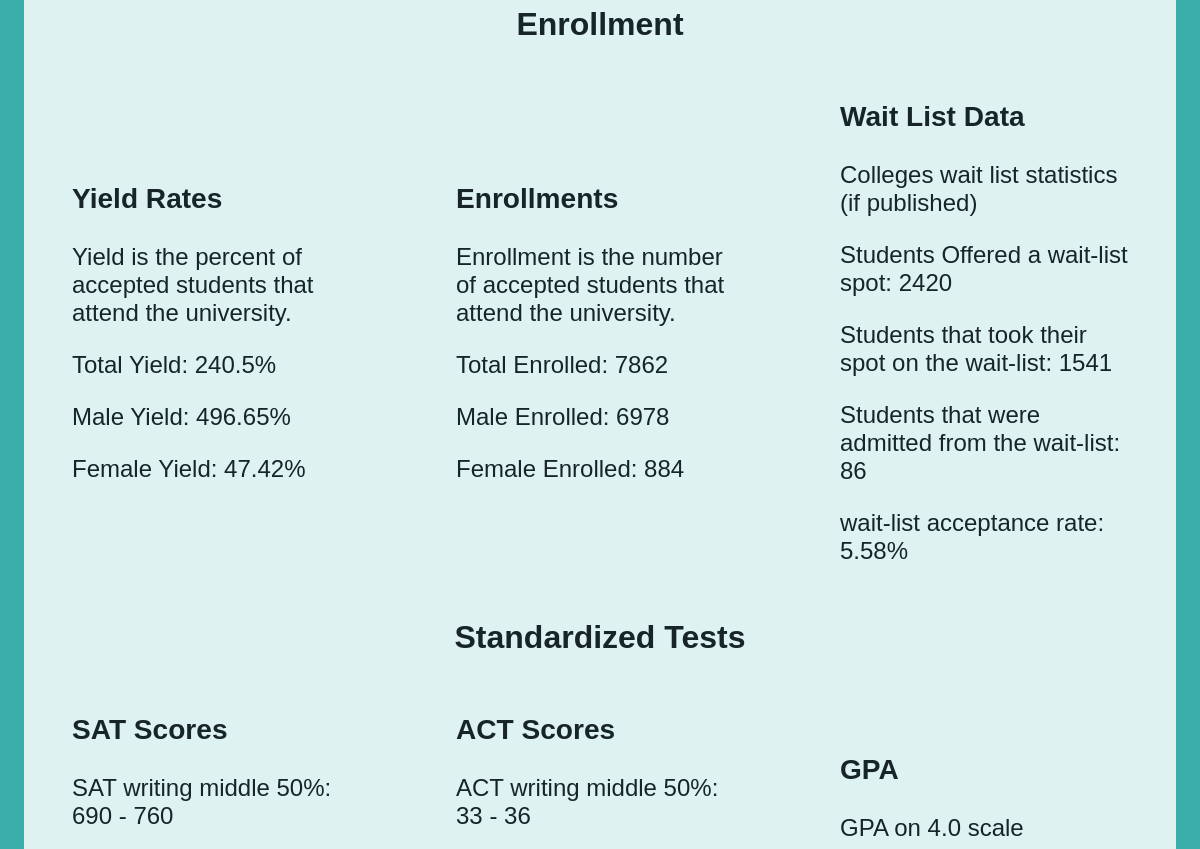
/15/ (middle part), run on an earlier commit of the app's database.
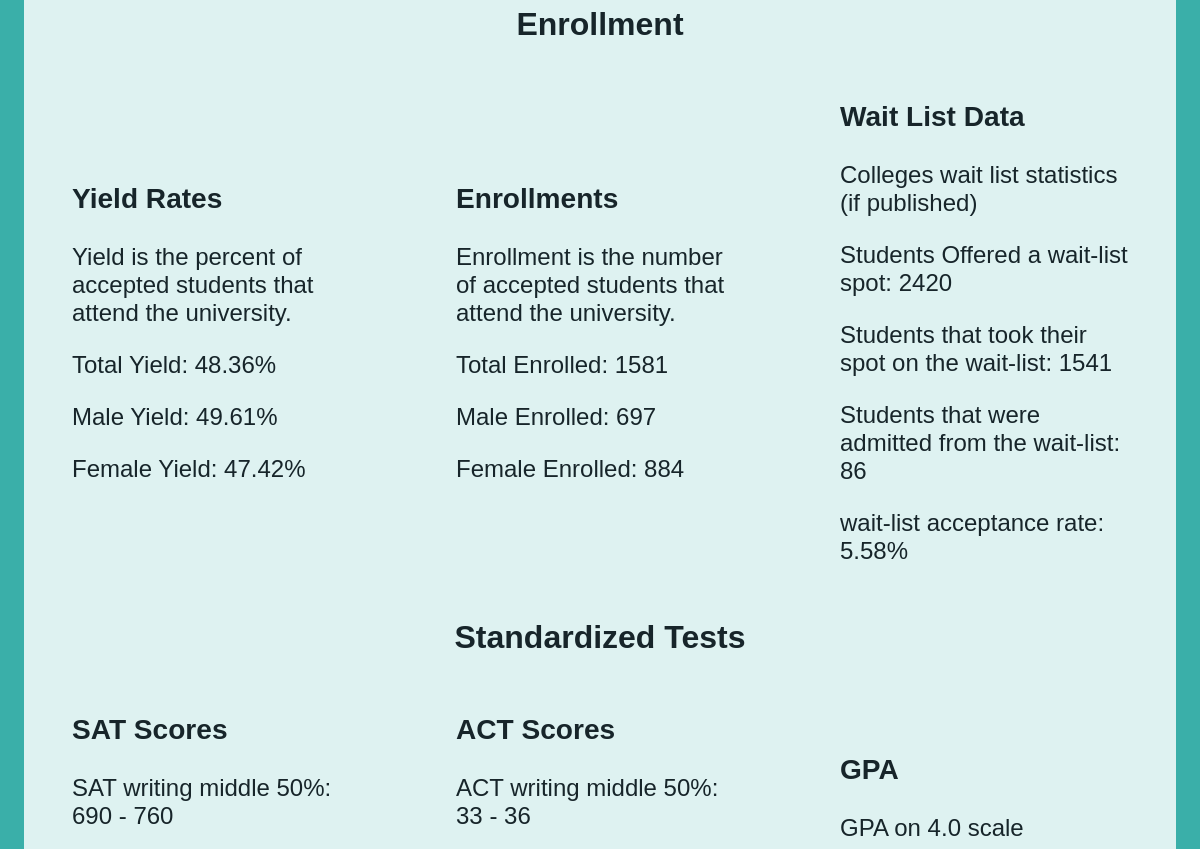
And on a later commit of the database.
### query/models.py (models this page shows, shortened)
class College(models.Model):
    name = models.CharField(max_length=200)
    nickname = models.CharField(max_length=200, default="", blank=True)
    year = models.CharField(max_length=9, default="")
    state = models.CharField(max_length=20, default="")
    internationalStudents = models.IntegerField('International Students',default=0)
    hispanicStudents = models.IntegerField('Hispanic Students', default=0)
    blackStudents = models.IntegerField('African American, non-hispanic Students', default=0)
    whiteStudents = models.IntegerField('Nhite, non-hispanic students', default=0)
    nativeStudents = models.IntegerField('American Indian or Alaska Native, non-hispanic', default=0)
    asianStudents = models.IntegerField('Asian, non-hispanic', default=0)
    pacificStudents = models.IntegerField('Native Hawaiian or Pacific Islander, non-hispanic', default=0)
    mixedStudents = models.IntegerField('Two or More races, non-hispanic', default=0)
    unknownStudents = models.IntegerField('unknown ethinicity', default=0)
    maleApps = models.IntegerField('Male Applications', default=0)
    femaleApps = models.IntegerField('female Applications', default=0)
    maleAdmits = models.IntegerField('Male Admissions', default=0)
    femaleAdmits = models.IntegerField('Female Admissions', default=0)
    maleEnrolled = models.IntegerField('Male Enrolled', default=0)
    femaleEnrolled = models.IntegerField('female Enrolled', default=0)
    offeredWaitlist = models.IntegerField(blank=True, default=0)
    tookWaitlist = models.IntegerField(blank=True, default=0)
    admittedWaitlist = models.IntegerField(blank=True, default=0)
    def waitlistAcceptRate(self):
        return round((self.admittedWaitlist/self.tookWaitlist)*100, 2)
    satWriting25th = models.IntegerField(blank=True,default=0)
    satWriting75th = models.IntegerField(blank=True,default=0)
    satMath25th = models.IntegerField(blank=True,default=0)
    satMath75th = models.IntegerField(blank=True,default=0)
    def satTotal25th(self):
        return self.satMath25th + self.satWriting25th
    def satTotal75th(self):
        return self.satMath75th + self.satWriting75th
    actMath25th = models.IntegerField(blank=True,default=0)
    actMath75th = models.IntegerField(blank=True,default=0)
    actEnglish25th = models.IntegerField(blank=True,default=0)
    actEnglish75th = models.IntegerField(blank=True,default=0)
    def actTotal25th(self):
        return round((self.actMath25th + self.actEnglish25th)/2)
    def actTotal75th(self):
        return round((self.actMath75th + self.actEnglish75th)/2)
    gpaFour = models.IntegerField(blank=True, default=0)
    gpaThreeSevenFive = models.IntegerField(blank=True, default=0)
    gpaThreeFive = models.IntegerField(blank=True, default=0)
    athDiv = models.CharField(max_length=50, default="", blank=True)
    athConference = models.CharField(max_length=50, default='', blank=True)
    inStateTuitionCost = models.IntegerField(default=0, blank=True)
    tuitionCost = models.IntegerField(default=0)
    roomCost = models.IntegerField(default=0)
    boardCost = models.IntegerField(default=0)
    requiredFeeCost = models.IntegerField(default=0)
    def totalCost(self):
        return self.tuitionCost + self.roomCost + self.boardCost + self.requiredFeeCost
    studentFacultyRatio = models.CharField(max_length=50, default="", blank=True)
    def totalApps(self):
        return self.maleApps + self.femaleApps
    def totalAdmits(self):
        return self.maleAdmits + self.femaleAdmits
    def totalEnrolled(self):
        return self.maleEnrolled + self.femaleEnrolled
    def totalAcceptRate(self):
        return round((self.maleAdmits + self.femaleAdmits) / (self.maleApps+self.femaleApps) * 100, 2)
    def maleAcceptRate(self):
        return round((self.maleAdmits)/(self.maleApps) * 100, 4)
    def femaleAcceptRate(self):
        return round((self.femaleAdmits)/(self.femaleApps) * 100, 4)
    def totalYield(self):
        return round((self.totalEnrolled())/(self.totalAdmits()) * 100, 2)
    def maleYield(self):
        return round((self.maleEnrolled)/(self.maleAdmits) * 100, 2)
    def femaleYield(self):
        return round((self.femaleEnrolled)/(self.femaleAdmits) * 100, 2)

### query/views.py (the view, shortened to what this page needs)
# urls.py: path('<int:ID>/', views.details, name='details'),
def details(req, ID):
    college = get_object_or_404(College, pk=ID)
    context = {
        'college': college,
        'Colleges': College.objects.order_by('name'),
    }
    return render(req, 'query/details.html', context)

### query/templates/query/details.html (shortened to what this page needs)
<!DOCTYPE html>
<html>
    <head>
        {% load static %}
        <link rel='stylesheet' type='text/css' href="{% static 'query/css/style.css' %}">
    </head>
    <body>
        <span class="detailContainer">
            <div class="container">
                <div class="dataType">
                    <h1>Enrollment</h1>
                    <div class="collegeData">
                        <div class='dataGroup'>
                            <h3>Yield Rates</h3>
                            <p>Yield is the percent of accepted students that attend the university.</p>
                            <p>Total Yield: {{college.totalYield}}%</p>
                            <p>Male Yield: {{college.maleYield}}%</p>
                            <p>Female Yield: {{college.femaleYield}}%</p>
                        </div>
                        <div class="dataGroup">
                            <h3>Enrollments</h3>
                            <p>Enrollment is the number of accepted students that attend the university.</p>
                            <p>Total Enrolled: {{college.totalEnrolled }}</p>
                            <p>Male Enrolled: {{college.maleEnrolled }}</p>
                            <p>Female Enrolled: {{college.femaleEnrolled }}</p>
                        </div>
                        <div class='dataGroup'>
                            <h3>Wait List Data</h3>
                            <p>Colleges wait list statistics (if published) </p>
                            {% if college.offeredWaitlist == 0 and college.tookWaitlist == 0 and college.admittedWaitlist == 0%}
                                <p>This Data was not published by this school</p>
                            {% elif college.offeredWaitlist == 0 and college.tookWaitlist == 0 %}
                                <p>Students accepted from waitlist: {{college.admittedWaitlist}}</p>
                            {% else %}
                                <p>Students Offered a wait-list spot: {{college.offeredWaitlist}}</p>
                                <p>Students that took their spot on the wait-list: {{college.tookWaitlist}}</p>
                                <p>Students that were admitted from the wait-list: {{college.admittedWaitlist}}</p>
                                <p>wait-list acceptance rate: {{college.waitlistAcceptRate}}%</p>
                            {% endif %}
                        </div>
                    </div>
                </div>
                <div class="dataType">
                    <h1>Standardized Tests</h1>
                    <div class='collegeData'>
                        <div class='dataGroup'>
                            <h3>SAT Scores</h3>
                            <p>SAT writing middle 50%: {{ college.satWriting25th }} - {{college.satWriting75th}}</p>
                        </div>
                        <div class='dataGroup'>
                            <h3>ACT Scores</h3>
                            <p>ACT writing middle 50%: {{ college.actEnglish25th }} - {{college.actEnglish75th}}</p>
                        </div>
                        <div class="dataGroup">
                            <h3>GPA</h3>
                            <p>GPA on 4.0 scale</p>
                        </div>
                    </div>
                </div>
            </div>
        </span>
        {% load static %}
    </body>
</html>

What changed in the data, as far as the page shows it:
changed College: totalYield "240.5" → "48.36"; maleYield "496.65" → "49.61"; totalEnrolled "7862" → "1581"; maleEnrolled "6978" → "697"
